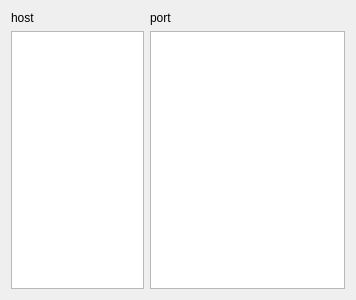
<ui version="4.0">
 <class>RemoteWidget</class>
 <widget class="QWidget" name="RemoteWidget">
  <property name="geometry">
   <rect>
    <x>0</x>
    <y>0</y>
    <width>356</width>
    <height>300</height>
   </rect>
  </property>
  <property name="windowTitle">
   <string>Form</string>
  </property>
  <layout class="QGridLayout" name="gridLayout">
   <item column="0" row="0">
    <widget class="QLabel" name="hostLabel">
     <property name="text">
      <string>host</string>
     </property>
    </widget>
   </item>
   <item colspan="2" column="0" row="1">
    <widget class="QListView" name="sharedModuleListView">
     <property name="alternatingRowColors">
      <bool>true</bool>
     </property>
     <property name="uniformItemSizes">
      <bool>true</bool>
     </property>
    </widget>
   </item>
   <item column="2" row="1">
    <widget class="QListView" name="remoteModuleListView">
     <property name="alternatingRowColors">
      <bool>true</bool>
     </property>
     <property name="uniformItemSizes">
      <bool>true</bool>
     </property>
    </widget>
   </item>
   <item column="2" row="0">
    <widget class="QLabel" name="portLabel">
     <property name="text">
      <string>port</string>
     </property>
    </widget>
   </item>
  </layout>
 </widget>
 <resources />
 <connections />
</ui>
